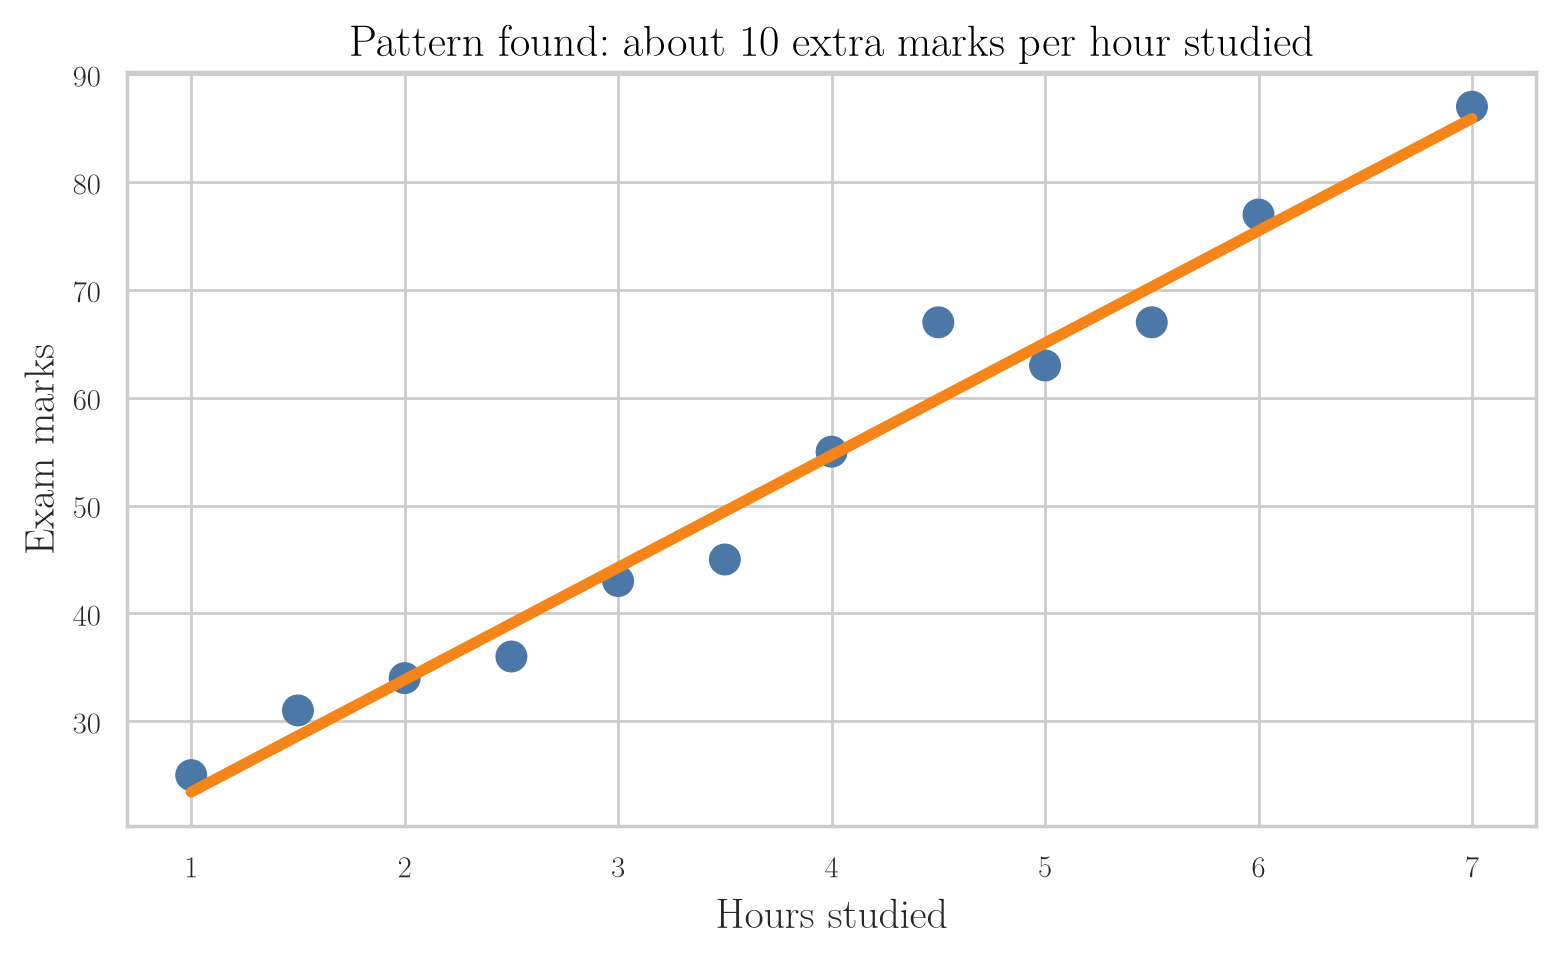

Source code (Python):
"""A pattern in data: marks rise with hours studied. Example data, not real."""
from pathlib import Path
import numpy as np
import pandas as pd
import seaborn as sns
import seaborn.objects as so

here = Path(__file__).parent
rng = np.random.default_rng(7)
hours = np.array([1, 1.5, 2, 2.5, 3, 3.5, 4, 4.5, 5, 5.5, 6, 7])
marks = np.clip(10 * hours + 15 + rng.normal(0, 5, hours.size), 0, 100).round()
df = pd.DataFrame({"Hours studied": hours, "Exam marks": marks})

plot = (
    so.Plot(df, x="Hours studied", y="Exam marks")
    .add(so.Dot(color="#4C78A8", pointsize=11))
    .add(so.Line(color="#F58518", linewidth=4), so.PolyFit(order=1))
    .label(title="Pattern found: about 10 extra marks per hour studied")
    .layout(size=(8, 5))
    .theme({**sns.axes_style("whitegrid"), "font.family": "Latin Modern Roman", "font.size": 14,
            "axes.titlesize": 16, "axes.labelsize": 15})
)
plot.save(here / "pattern_in_data.png", dpi=200, bbox_inches="tight")
plot.save(here / "pattern_in_data.pdf", bbox_inches="tight")
